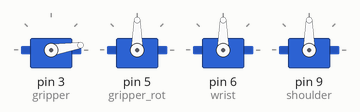
The sketch below on a simulated Arduino Uno, built with avr-gcc and run on an emulated ATmega328P. Parts: 4 × servo. What the sketch prints to the serial monitor is not drawn.

Above: at 0.15 s.
At 8.43 s:
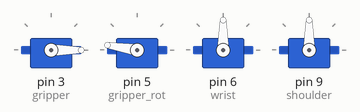
At 13.99 s:
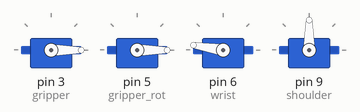
At 19.49 s:
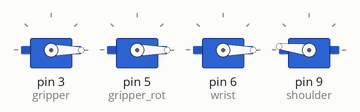
At 29.61 s:
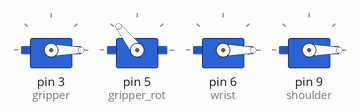
At 39.78 s:
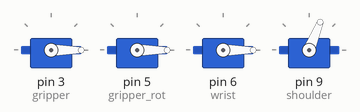
Timing chart, 0 to 40.0 s (numbered marks = the images above):
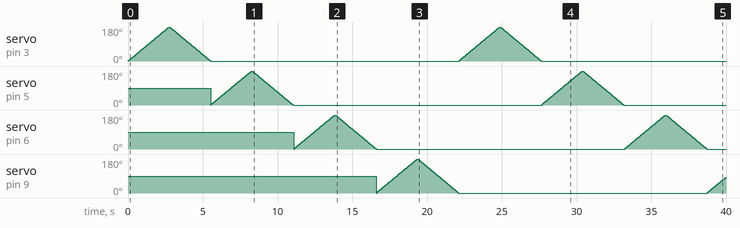

The sketch:

AutoArm_SweepTest.ino
```cpp
#include <Servo.h>
Servo gripper, gripper_rot, wrist, shoulder;//, elbow, elbow_rot;  // create servo object to control a servo

int pos = 180; // initial motorposition

void sweep(Servo& theServo, int limitAngle=180){
  for (pos = 0; pos <= limitAngle; pos += 1) { // goes from 0 degrees to 180 degrees
    // in steps of 1 degree
    theServo.write(pos);              // tell servo to go to position in variable 'pos'
    delay(15);
    Serial.println(pos);                     // waits 15 ms for the servo to reach the position
  }
  delay(10);

  for (pos = limitAngle; pos >= 0; pos -= 1) { // goes from 180 degrees to 0 degrees
    theServo.write(pos);              // tell servo to go to position in variable 'pos'
    delay(15);
    Serial.println(pos);                      // waits 15 ms for the servo to reach the position
  }
}

void wave(){

}

void setup() {
  Serial.begin(9600);

  gripper.attach(3);  //the pin for the servoa control
  gripper_rot.attach(5);  //the pin for the servob control
  wrist.attach(6);  //the pin for the servoc control
  shoulder.attach(9);
  // elbow.attach(9);  //the pin for the servod control
  // elbow_rot.attach(9);  //the pin for the servod control

  Serial.println("robot arm motor test starting..."); // so I can keep track of what is loaded

}

void loop() {
  // put your main code here, to run repeatedly:

  Serial.println("Gripper");
  sweep(gripper, 180);
  gripper.write(0);

  // tell servo to go to position in variable 'pos'
  sweep(gripper_rot, 180);
  delay(20);

  delay(20);
  Serial.println("Wrist");
  sweep(wrist, 180);

  // Serial.println("Wrist");
  sweep(shoulder, 180);

}
```
